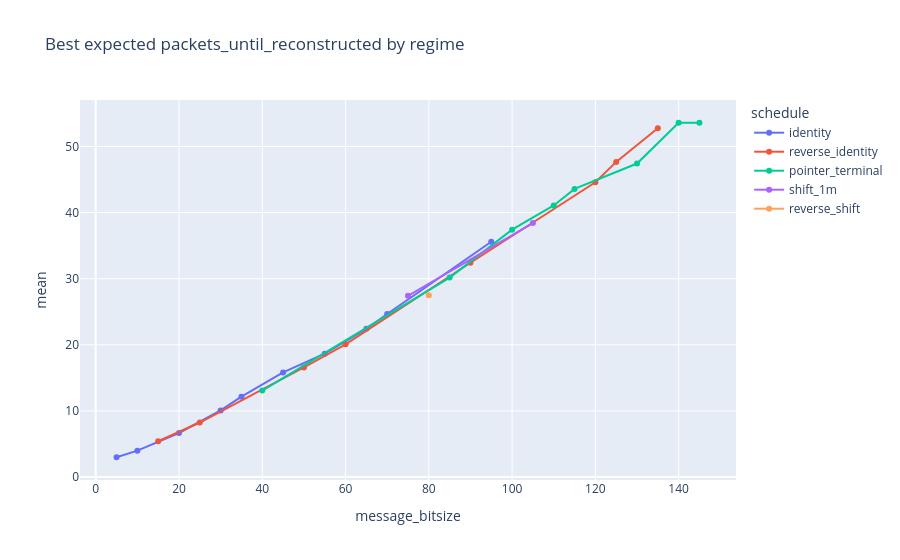

This figure's notebook cell:
### Code cell
best = (
    results.sort_values(["packet_bitsize", "m", "mean", "p90", "max", "failures"])
    .groupby(["packet_bitsize", "m"], as_index=False)
    .first()
)
fig = px.line(
    best,
    x="message_bitsize",
    y="mean",
    color="schedule",
    markers=True,
    hover_data=["packet_bitsize", "m", "salt", "p90", "max", "failures"],
    title="Best expected packets_until_reconstructed by regime",
)
fig.show()
best.head()

### Figure 1 — Plotly figure (JSON) as saved in the notebook; plotly's stock layout.template omitted (floating-point values rounded to 4 significant figures)
{"data": [{"customdata": [[5.0, 2.0, 2.0, 3.0, 3.0, 0.0], [5.0, 3.0, 23.0, 4.0, 4.0, 0.0], [5.0, 5.0, 59.0, 8.8, 10.0, 0.0], [5.0, 7.0, 7.47e+18, 12.8, 13.0, 0.0], [5.0, 8.0, 9.098e+18, 15.8, 16.0, 0.0], [5.0, 10.0, 5.785e+18, 17.0, 21.0, 0.0], [5.0, 12.0, 5.785e+18, 21.9, 24.0, 0.0], [5.0, 14.0, 2.513e+18, 29.5, 31.0, 0.0], [5.0, 15.0, 7.315e+17, 30.5, 35.0, 0.0], [5.0, 20.0, 1.227e+18, 43.7, 46.0, 0.0]], "hovertemplate": "schedule=identity<br>message_bitsize=%{x}<br>mean=%{y}<br>packet_bitsize=%{customdata[0]}<br>m=%{customdata[1]}<br>salt=%{customdata[2]}<br>p90=%{customdata[3]}<br>max=%{customdata[4]}<br>failures=%{customdata[5]}<extra></extra>", "legendgroup": "identity", "line": {"color": "#636efa", "dash": "solid"}, "marker": {"symbol": "circle"}, "mode": "lines+markers", "name": "identity", "orientation": "v", "showlegend": true, "type": "scatter", "x": [5, 10, 20, 30, 35, 45, 55, 65, 70, 95], "xaxis": "x", "y": [3.0, 4.0, 6.667, 10.08, 12.17, 15.83, 18.67, 22.42, 24.67, 35.58], "yaxis": "y"}, {"customdata": [[5.0, 4.0, 2.417e+18, 5.9, 9.0, 0.0], [5.0, 6.0, 1.0, 11.7, 12.0, 0.0], [5.0, 11.0, 2.513e+18, 18.0, 19.0, 0.0], [5.0, 13.0, 2.513e+18, 22.0, 26.0, 0.0], [5.0, 19.0, 7.718e+18, 36.9, 47.0, 0.0], [5.0, 25.0, 2.513e+18, 51.7, 53.0, 0.0], [5.0, 26.0, 1.227e+18, 52.0, 57.0, 0.0], [5.0, 28.0, 1.227e+18, 55.9, 63.0, 0.0]], "hovertemplate": "schedule=reverse_identity<br>message_bitsize=%{x}<br>mean=%{y}<br>packet_bitsize=%{customdata[0]}<br>m=%{customdata[1]}<br>salt=%{customdata[2]}<br>p90=%{customdata[3]}<br>max=%{customdata[4]}<br>failures=%{customdata[5]}<extra></extra>", "legendgroup": "reverse_identity", "line": {"color": "#EF553B", "dash": "solid"}, "marker": {"symbol": "circle"}, "mode": "lines+markers", "name": "reverse_identity", "orientation": "v", "showlegend": true, "type": "scatter", "x": [15, 25, 50, 60, 90, 120, 125, 135], "xaxis": "x", "y": [5.417, 8.25, 16.58, 20.08, 32.42, 44.58, 47.67, 52.75], "yaxis": "y"}, {"customdata": [[5.0, 9.0, 3.637e+17, 16.0, 17.0, 0.0], [5.0, 18.0, 2.513e+18, 35.9, 37.0, 0.0], [5.0, 21.0, 5.785e+18, 45.6, 48.0, 0.0], [5.0, 23.0, 13.0, 48.5, 49.0, 0.0], [5.0, 24.0, 5.785e+18, 50.0, 51.0, 0.0], [5.0, 27.0, 9.12e+18, 55.7, 56.0, 0.0], [5.0, 29.0, 9.098e+18, 57.0, 61.0, 0.0], [5.0, 30.0, 73.0, 58.0, 59.0, 0.0]], "hovertemplate": "schedule=pointer_terminal<br>message_bitsize=%{x}<br>mean=%{y}<br>packet_bitsize=%{customdata[0]}<br>m=%{customdata[1]}<br>salt=%{customdata[2]}<br>p90=%{customdata[3]}<br>max=%{customdata[4]}<br>failures=%{customdata[5]}<extra></extra>", "legendgroup": "pointer_terminal", "line": {"color": "#00cc96", "dash": "solid"}, "marker": {"symbol": "circle"}, "mode": "lines+markers", "name": "pointer_terminal", "orientation": "v", "showlegend": true, "type": "scatter", "x": [40, 85, 100, 110, 115, 130, 140, 145], "xaxis": "x", "y": [13.08, 30.17, 37.42, 41.08, 43.58, 47.42, 53.58, 53.58], "yaxis": "y"}, {"customdata": [[5.0, 16.0, 7.315e+17, 34.4, 44.0, 0.0], [5.0, 22.0, 7.718e+18, 42.8, 51.0, 0.0]], "hovertemplate": "schedule=shift_1m<br>message_bitsize=%{x}<br>mean=%{y}<br>packet_bitsize=%{customdata[0]}<br>m=%{customdata[1]}<br>salt=%{customdata[2]}<br>p90=%{customdata[3]}<br>max=%{customdata[4]}<br>failures=%{customdata[5]}<extra></extra>", "legendgroup": "shift_1m", "line": {"color": "#ab63fa", "dash": "solid"}, "marker": {"symbol": "circle"}, "mode": "lines+markers", "name": "shift_1m", "orientation": "v", "showlegend": true, "type": "scatter", "x": [75, 105], "xaxis": "x", "y": [27.42, 38.42], "yaxis": "y"}, {"customdata": [[5.0, 17.0, 7.315e+17, 30.0, 44.0, 0.0]], "hovertemplate": "schedule=reverse_shift<br>message_bitsize=%{x}<br>mean=%{y}<br>packet_bitsize=%{customdata[0]}<br>m=%{customdata[1]}<br>salt=%{customdata[2]}<br>p90=%{customdata[3]}<br>max=%{customdata[4]}<br>failures=%{customdata[5]}<extra></extra>", "legendgroup": "reverse_shift", "line": {"color": "#FFA15A", "dash": "solid"}, "marker": {"symbol": "circle"}, "mode": "lines+markers", "name": "reverse_shift", "orientation": "v", "showlegend": true, "type": "scatter", "x": [80], "xaxis": "x", "y": [27.5], "yaxis": "y"}], "layout": {"legend": {"title": {"text": "schedule"}, "tracegroupgap": 0}, "title": {"text": "Best expected packets_until_reconstructed by regime"}, "xaxis": {"anchor": "y", "domain": [0, 1], "title": {"text": "message_bitsize"}}, "yaxis": {"anchor": "x", "domain": [0, 1], "title": {"text": "mean"}}}}
